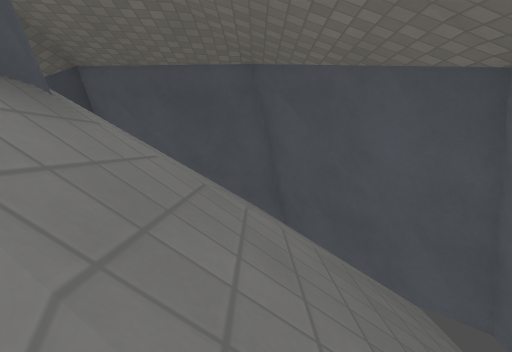
[1] (above)

12 first-person views from a walk through a level from a Godot 3-D game. The camera is 1.2 m above the floor, tilts 10° down and sees 80° across. The floor is counted in squares, 1 m on a side. Each view is taken from the middle of a square. On the plan, view 1 faces up. The plan holds only what a view shows up to about 13 squares ahead; the rest is blank. The place goes on beyond the plan. Surface patterns are stand-ins for the level's own textures.

[2]
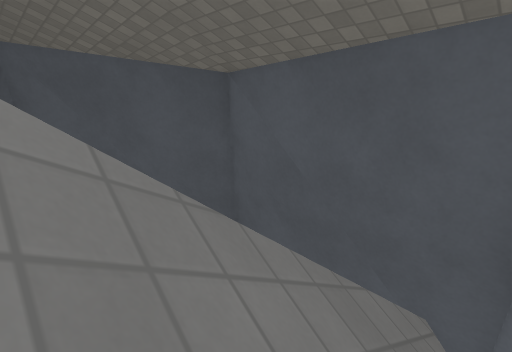

[3]
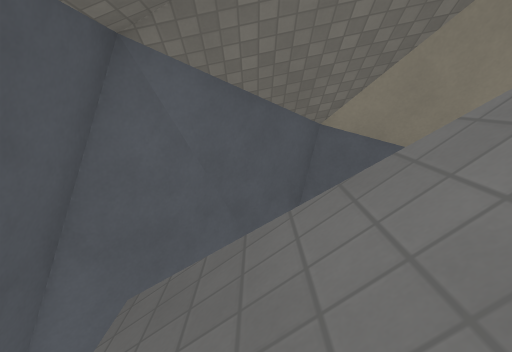

[4]
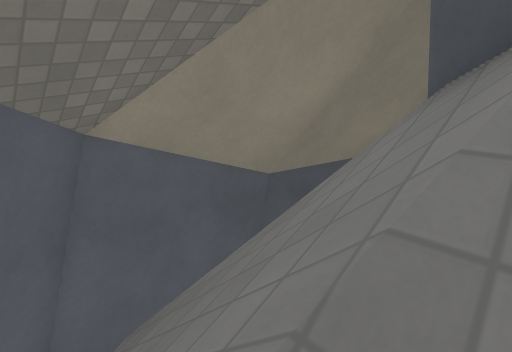

[5]
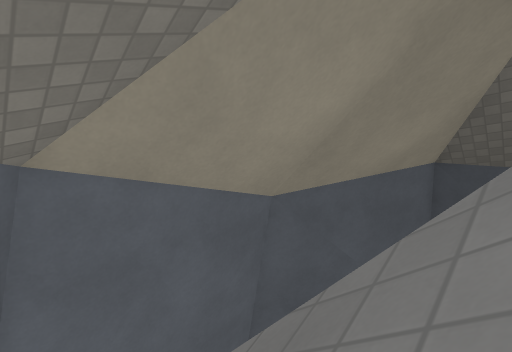

[6]
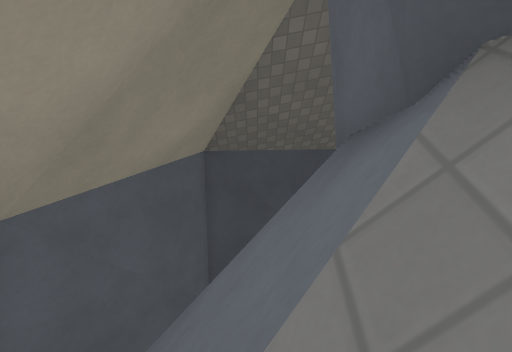

[7]
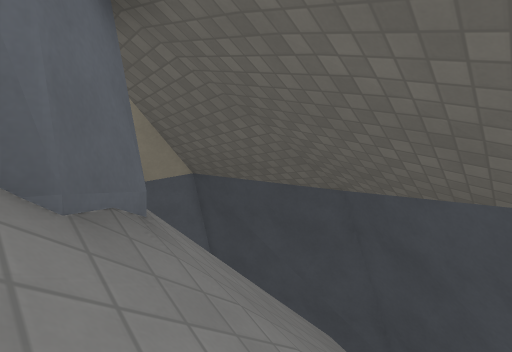

[8]
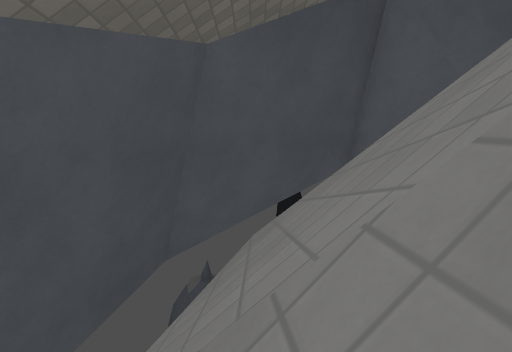

[9]
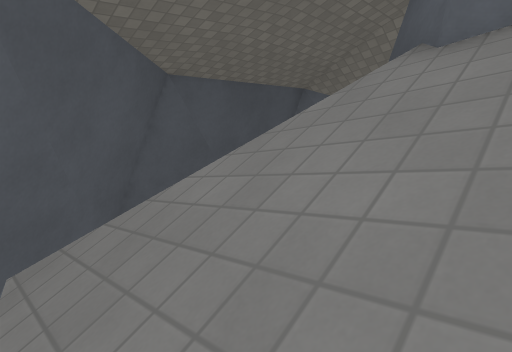

[10]
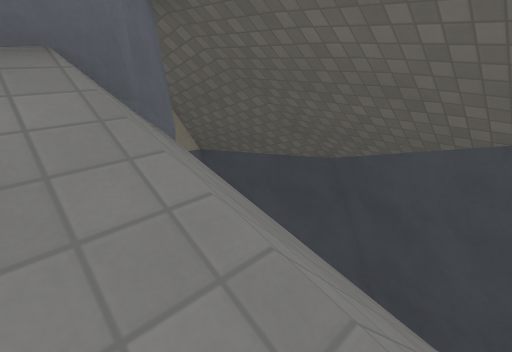

[11]
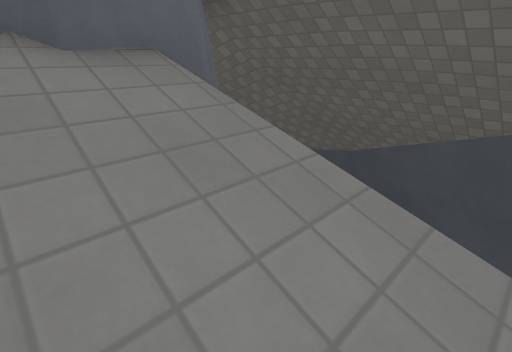

[12]
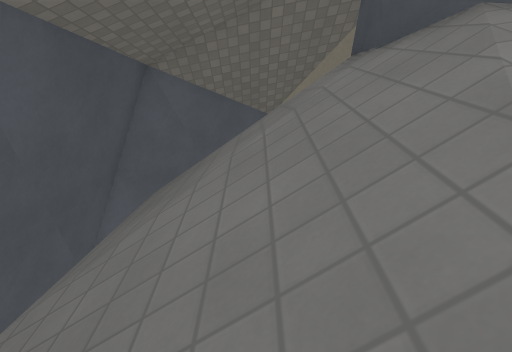

### Floor plan
Key: @ floor where view 1 was taken; # wall or solid block; / step, stairs or slope; v drop or lower ground.
Columns run from 11 left of view 1 to 4 right of it. Each row starts with its distance up from view 1.
 10    ######
  9   ###v ######
  8  ##v   ///vv##
  7 ##vv  //////v##
  6 ## //////////v##
  5 #vv//////////v##
  4 # ////////////v#
  3 # ////####////v#
  2 #  ///#  #////v#
  1 #  /  # ##////##
  0 #v    ###//@//##
 -1 ##     vv///  #
 -2  #  v# vv/// v#
 -3  ######   vvv##
 -4      ##v   v##
 -5       #######

Positions as (right, up) in squares from view 1, and headings:
1: (0, 0), facing up
2: (-1, -1), facing up-right
3: (1, 3), facing down
4: (1, 1), facing down-left
5: (0, 0), facing down-left
6: (-1, -1), facing left
7: (-4, 6), facing down-left
8: (-8, 1), facing up
9: (-4, 8), facing down-right
10: (-3, 7), facing down-left
11: (-2, 7), facing down-left
12: (0, 7), facing down
